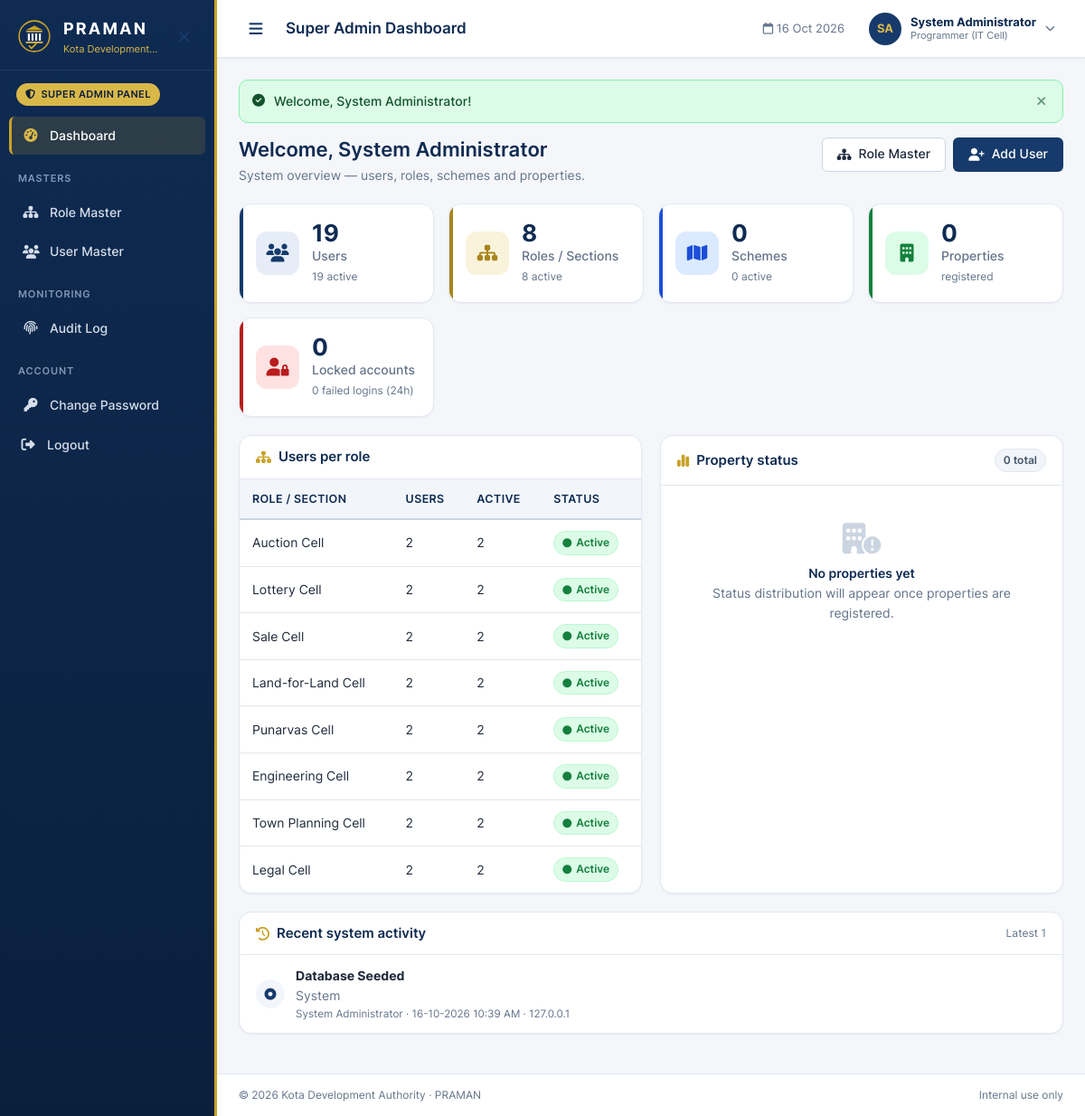
The page /admin/dashboard (signed in) on the database its author committed.
### tables this page shows
CREATE TABLE users (
  user_id              INT UNSIGNED NOT NULL AUTO_INCREMENT,
  username             VARCHAR(50)  NOT NULL,
  emp_code             VARCHAR(30)  NOT NULL,
  name                 VARCHAR(120) NOT NULL,
  designation          VARCHAR(100) NOT NULL,
  mobile               CHAR(10)     NOT NULL,
  email                VARCHAR(150) NOT NULL,
  password_hash        VARCHAR(255) NOT NULL,
  panel                ENUM('SUPER_ADMIN','DATA_ENTRY','OIC','ROLE_USER') NOT NULL,
  role_id              INT UNSIGNED NULL,
  must_change_password TINYINT(1)   NOT NULL DEFAULT 1,
  password_changed_at  DATETIME     NULL,
  failed_attempts      SMALLINT UNSIGNED NOT NULL DEFAULT 0,
  locked_until         DATETIME     NULL,
  last_login_at        DATETIME     NULL,
  last_login_ip        VARCHAR(45)  NULL,
  is_active            TINYINT(1)   NOT NULL DEFAULT 1,
  created_by           INT UNSIGNED NULL,
  created_at           DATETIME     NOT NULL DEFAULT CURRENT_TIMESTAMP,
  updated_by           INT UNSIGNED NULL,
  updated_at           DATETIME     NULL ON UPDATE CURRENT_TIMESTAMP,
  PRIMARY KEY (user_id),
  UNIQUE KEY uq_users_username (username),
  UNIQUE KEY uq_users_emp_code (emp_code),
  UNIQUE KEY uq_users_email (email),
  KEY idx_users_panel (panel, is_active),
  KEY idx_users_role (role_id, is_active),
  CONSTRAINT fk_users_role FOREIGN KEY (role_id) REFERENCES roles (role_id),
  CONSTRAINT chk_users_mobile CHECK (mobile REGEXP '^[6-9][0-9]{9}$'),
  CONSTRAINT chk_users_role_panel CHECK (
     (panel = 'ROLE_USER' AND role_id IS NOT NULL) OR (panel <> 'ROLE_USER' AND role_id IS NULL))
);

CREATE TABLE audit_logs (
  log_id                   BIGINT UNSIGNED NOT NULL AUTO_INCREMENT,
  entity_type              VARCHAR(40)  NOT NULL,
  entity_id                INT UNSIGNED NULL,
  property_id              INT UNSIGNED NULL,
  action                   VARCHAR(50)  NOT NULL,
  old_value                LONGTEXT     NULL,
  new_value                LONGTEXT     NULL,
  performed_by             INT UNSIGNED NULL,
  performed_by_name        VARCHAR(120) NULL,
  performed_by_designation VARCHAR(100) NULL,
  performed_at             DATETIME     NOT NULL DEFAULT CURRENT_TIMESTAMP,
  ip_address               VARCHAR(45)  NULL,
  user_agent               VARCHAR(255) NULL,
  PRIMARY KEY (log_id),
  KEY idx_audit_entity (entity_type, entity_id),
  KEY idx_audit_property (property_id),
  KEY idx_audit_user (performed_by),
  KEY idx_audit_time (performed_at),
  CONSTRAINT chk_audit_old_json CHECK (old_value IS NULL OR JSON_VALID(old_value)),
  CONSTRAINT chk_audit_new_json CHECK (new_value IS NULL OR JSON_VALID(new_value))
);

### app/Views/partials/activity.php (the view)
<?php
$icons = [
    'LOGIN' => 'fa-right-to-bracket', 'LOGOUT' => 'fa-right-from-bracket', 'PASSWORD_CHANGED' => 'fa-key',
    'ACCOUNT_LOCKED' => 'fa-user-lock', 'ACCESS_DENIED' => 'fa-hand', 'CREATED' => 'fa-plus',
    'UPDATED' => 'fa-pen', 'DEACTIVATED' => 'fa-toggle-off', 'ACTIVATED' => 'fa-toggle-on',
];
?>
<div class="card">
    <div class="card-header">
        <h3 class="card-title"><i class="fa-solid fa-clock-rotate-left" aria-hidden="true"></i> <?= e($title ?? 'Recent activity') ?></h3>
        <span class="text-muted small">Latest <?= count($activity) ?></span>
    </div>
    <div class="card-body p-0">
        <?php if ($activity === []): ?>
            <div class="empty-state compact">
                <i class="fa-solid fa-inbox empty-icon" aria-hidden="true"></i>
                <p class="empty-title">No activity yet</p>
            </div>
        <?php else: ?>
            <ul class="activity-list">
                <?php foreach ($activity as $a): ?>
                    <li>
                        <span class="activity-icon"><i class="fa-solid <?= e($icons[$a['action']] ?? 'fa-circle-dot') ?>" aria-hidden="true"></i></span>
                        <div class="activity-body">
                            <strong><?= e(label($a['action'])) ?></strong>
                            <span class="text-muted"><?= e(label($a['entity_type'])) ?><?= $a['entity_id'] !== null ? ' #' . e($a['entity_id']) : '' ?></span>
                            <small class="text-muted"><?= e($a['performed_by_name'] ?? 'System') ?> &middot; <?= e(fmt_datetime($a['performed_at'])) ?> &middot; <?= e($a['ip_address']) ?></small>
                        </div>
                    </li>
                <?php endforeach; ?>
            </ul>
        <?php endif; ?>
    </div>
</div>

### app/Core/Router.php (shortened to what the rows shown need)
<?php
final class Router
{
    private array $routes = [];
    private array $groupMiddleware = [];
    private string $groupPrefix = '';
    public function group(string $prefix, array $middleware, callable $routes): void
    {
        $prevPrefix = $this->groupPrefix;
        $prevMw = $this->groupMiddleware;
        $this->groupPrefix = $prevPrefix . $prefix;
        $this->groupMiddleware = array_merge($prevMw, $middleware);
        $this->groupPrefix = $prevPrefix;
        $this->groupMiddleware = $prevMw;
    }
    private function add(string $method, string $path, array $handler, array $middleware): void
    {
        $full = '/' . trim($this->groupPrefix . $path, '/');
        $regex = '#^' . preg_replace('#\{([a-z_]+)\}#', '(?P<$1>[^/]+)', $full) . '$#';
        $this->routes[] = [
            'method'     => $method,
            'pattern'    => $full,
            'regex'      => $regex,
            'handler'    => $handler,
            'middleware' => array_merge($this->groupMiddleware, $middleware),
        ];
    }
    public function dispatch(Request $request): void
    {
        $path = $request->path();
        foreach ($this->routes as $route) {
            if (preg_match($route['regex'], $path, $m) !== 1) {
                continue;
            }
            $request->setRouteParams(array_filter($m, 'is_string', ARRAY_FILTER_USE_KEY));
            $middleware = $route['middleware'];
            foreach ($middleware as $alias) {
                $this->resolveMiddleware($alias)->handle($request);
            }
            [$class, $method] = $route['handler'];
            $controller = new $class();
            $controller->$method();
            return;
        }
        throw new HttpException(404, 'The page you are looking for does not exist.');
    }
    private function resolveMiddleware(string $alias): MiddlewareInterface
    {
        [$name, $arg] = array_pad(explode(':', $alias, 2), 2, '');
        return match ($name) {
            'guest' => new GuestMiddleware(),
            'auth'  => new AuthMiddleware(),
            'pwd'   => new PasswordChangeMiddleware(),
            'panel' => new PanelMiddleware(array_filter(explode(',', $arg))),
            'csrf'  => new CsrfMiddleware(),
            default => throw new \LogicException("Unknown middleware: {$alias}"),
        };
    }
}

### app/Views/admin/dashboard.php
<?php
$user = auth_user();
?>
<div class="page-header">
    <div>
        <h2 class="page-title">Welcome, <?= e($user['name']) ?></h2>
        <p class="page-subtitle">System overview — users, roles, schemes and properties.</p>
    </div>
    <div class="page-actions">
        <a href="<?= e(url('/admin/roles')) ?>" class="btn btn-light"><i class="fa-solid fa-sitemap" aria-hidden="true"></i> <span>Role Master</span></a>
        <a href="<?= e(url('/admin/users/create')) ?>" class="btn btn-primary"><i class="fa-solid fa-user-plus" aria-hidden="true"></i> <span>Add User</span></a>
    </div>
</div>
<div class="stat-grid">
    <div class="stat-card stat-navy">
        <span class="stat-icon"><i class="fa-solid fa-users" aria-hidden="true"></i></span>
        <div><p class="stat-value"><?= fmt_num($counts['users_total'] ?? 0) ?></p><p class="stat-label">Users</p>
            <small class="stat-sub"><?= fmt_num($counts['users_active'] ?? 0) ?> active</small></div>
    </div>
    <div class="stat-card stat-gold">
        <span class="stat-icon"><i class="fa-solid fa-sitemap" aria-hidden="true"></i></span>
        <div><p class="stat-value"><?= fmt_num($counts['roles_total'] ?? 0) ?></p><p class="stat-label">Roles / Sections</p>
            <small class="stat-sub"><?= fmt_num($counts['roles_active'] ?? 0) ?> active</small></div>
    </div>
    <div class="stat-card stat-blue">
        <span class="stat-icon"><i class="fa-solid fa-map" aria-hidden="true"></i></span>
        <div><p class="stat-value"><?= fmt_num($counts['schemes_total'] ?? 0) ?></p><p class="stat-label">Schemes</p>
            <small class="stat-sub"><?= fmt_num($counts['schemes_active'] ?? 0) ?> active</small></div>
    </div>
    <div class="stat-card stat-green">
        <span class="stat-icon"><i class="fa-solid fa-building" aria-hidden="true"></i></span>
        <div><p class="stat-value"><?= fmt_num($counts['properties_total'] ?? 0) ?></p><p class="stat-label">Properties</p>
            <small class="stat-sub">registered</small></div>
    </div>
    <div class="stat-card stat-red">
        <span class="stat-icon"><i class="fa-solid fa-user-lock" aria-hidden="true"></i></span>
        <div><p class="stat-value"><?= fmt_num($counts['users_locked'] ?? 0) ?></p><p class="stat-label">Locked accounts</p>
            <small class="stat-sub"><?= fmt_num($counts['failed_logins_24h'] ?? 0) ?> failed logins (24h)</small></div>
    </div>
</div>
<div class="grid-2">
    <div class="card">
        <div class="card-header">
            <h3 class="card-title"><i class="fa-solid fa-sitemap" aria-hidden="true"></i> Users per role</h3>
        </div>
        <div class="card-body p-0">
            <div class="table-wrap">
                <table class="table table-stack">
                    <thead><tr><th>Role / Section</th><th class="text-right">Users</th><th class="text-right">Active</th><th>Status</th></tr></thead>
                    <tbody>
                    <?php if ($byRole === []): ?>
                        <?= partial('partials/empty_state', ['colspan' => 4, 'message' => 'No roles configured']) ?>
                    <?php else: foreach ($byRole as $r): ?>
                        <tr>
                            <td data-label="Role"><?= e($r['role_name']) ?></td>
                            <td data-label="Users" class="text-right"><?= fmt_num($r['users_count']) ?></td>
                            <td data-label="Active" class="text-right"><?= fmt_num($r['active_count']) ?></td>
                            <td data-label="Status"><?= active_badge($r['is_active']) ?></td>
                        </tr>
                    <?php endforeach; endif; ?>
                    </tbody>
                </table>
            </div>
        </div>
    </div>
    <?= partial('partials/status_overview', ['statusCount' => $statusCount]) ?>
</div>
<?= partial('partials/activity', ['activity' => $activity, 'title' => 'Recent system activity']) ?>

### app/Views/partials/sidebar.php (shortened to what the rows shown need)
<?php
$menus = [
    'SUPER_ADMIN' => [
        ['Dashboard', 'fa-gauge-high', '/admin/dashboard'],
        ['section' => 'Masters'],
        ['Role Master', 'fa-sitemap', '/admin/roles'],
        ['User Master', 'fa-users', '/admin/users'],
        ['section' => 'Monitoring'],
        ['Audit Log', 'fa-fingerprint', '/admin/audit-logs'],
    ],
    'DATA_ENTRY' => [
        ['Dashboard', 'fa-gauge-high', '/data-entry/dashboard'],
        ['section' => 'Masters'],
        ['Scheme Master', 'fa-map', '/data-entry/schemes'],
        ['section' => 'Property'],
        ['Property Register', 'fa-building', '/data-entry/properties'],
        ['Add Property', 'fa-circle-plus', '/data-entry/properties/create'],
    ],
    'OIC' => [
        ['Dashboard', 'fa-gauge-high', '/oic/dashboard'],
        ['section' => 'Verification'],
        ['Properties', 'fa-list-check', '/oic/properties'],
    ],
    'ROLE_USER' => [
        ['Dashboard', 'fa-gauge-high', '/role/dashboard'],
        ['section' => 'Verification'],
        ['My Tasks', 'fa-clipboard-list', '/role/tasks'],
    ],
];
$panel = (string) ($user['panel'] ?? '');
$items = $menus[$panel] ?? [];
$current = \App\Core\Request::current()->path();
$activePath = '';
foreach ($items as $item) {
    if (isset($item[2]) && ($current === $item[2] || str_starts_with($current, $item[2] . '/')) && strlen($item[2]) > strlen($activePath)) {
        $activePath = $item[2];
    }
}
?>
<aside class="sidebar" id="sidebar" aria-label="Main navigation">
    <div class="sidebar-brand">
        <img src="<?= e(asset('img/kda-logo.svg')) ?>" alt="" class="brand-logo" width="40" height="40">
        <div class="brand-text">
            <strong><?= e(Config::get('app.name')) ?></strong>
            <small><?= e(Config::get('app.org')) ?></small>
        </div>
        <button type="button" class="sidebar-close btn-icon" data-sidebar-close aria-label="Close menu">
            <i class="fa-solid fa-xmark" aria-hidden="true"></i>
        </button>
    </div>
    <div class="sidebar-panel">
        <span class="panel-chip"><i class="fa-solid fa-shield-halved" aria-hidden="true"></i> <?= e(Auth::PANELS[$panel] ?? '') ?> Panel</span>
    </div>
    <nav class="sidebar-nav">
        <?php foreach ($items as $item): ?>
            <?php if (isset($item['section'])): ?>
                <div class="nav-section"><?= e($item['section']) ?></div>
            <?php else: [$label, $icon, $path] = $item; ?>
                <a class="nav-link<?= $path === $activePath ? ' active' : '' ?>" href="<?= e(url($path)) ?>"<?= $path === $activePath ? ' aria-current="page"' : '' ?>>
                    <i class="fa-solid <?= e($icon) ?> nav-icon" aria-hidden="true"></i>
                    <span><?= e($label) ?></span>
                </a>
            <?php endif; ?>
        <?php endforeach; ?>
        <div class="nav-section">Account</div>
        <a class="nav-link<?= nav_active('/change-password') ?>" href="<?= e(url('/change-password')) ?>">
            <i class="fa-solid fa-key nav-icon" aria-hidden="true"></i>
            <span>Change Password</span>
        </a>
        <form method="post" action="<?= e(url('/logout')) ?>" class="nav-form">
            <button type="submit" class="nav-link nav-button">
                <i class="fa-solid fa-right-from-bracket nav-icon" aria-hidden="true"></i>
                <span>Logout</span>
            </button>
        </form>
    </nav>
</aside>

### app/Views/partials/topbar.php (shortened to what the rows shown need)
<?php
$initials = '';
foreach (array_slice(preg_split('/\s+/', trim((string) ($user['name'] ?? ''))) ?: [], 0, 2) as $part) {
    $initials .= mb_strtoupper(mb_substr($part, 0, 1));
}
?>
<header class="topbar">
    <button type="button" class="btn-icon sidebar-toggle" data-sidebar-toggle aria-label="Open menu" aria-controls="sidebar" aria-expanded="false">
        <i class="fa-solid fa-bars" aria-hidden="true"></i>
    </button>
    <h1 class="topbar-title"><?= e($pageTitle) ?></h1>
    <div class="topbar-right">
        <span class="topbar-date"><i class="fa-regular fa-calendar" aria-hidden="true"></i> <?= e(date('d M Y')) ?></span>
        <div class="user-menu" data-dropdown>
            <button type="button" class="user-trigger" data-dropdown-toggle aria-haspopup="true" aria-expanded="false">
                <span class="avatar" aria-hidden="true"><?= e($initials) ?></span>
                <span class="user-meta">
                    <strong><?= e($user['name'] ?? '') ?></strong>
                    <small><?= e($user['designation'] ?? '') ?></small>
                </span>
                <i class="fa-solid fa-chevron-down user-caret" aria-hidden="true"></i>
            </button>
        </div>
    </div>
</header>

### rows shown on the page
users: panel "SUPER ADMIN", name "System Administrator", designation "Programmer (IT Cell)"
audit_logs: action "Database Seeded", entity_type "System", performed_by_name "System Administrator", performed_at "16-10-2026 10:39 AM", ip_address "127.0.0.1"

### other values the page prints
$label "Dashboard"
$item['section'] "MASTERS"
$label "Role Master"
$label "User Master"
$item['section'] "MONITORING"
$label "Audit Log"
$initials "SA"
$msg "Welcome, System Administrator!"
fmt_num($counts['users_total'] ?? 0) "19"
fmt_num($counts['users_active'] ?? 0) "19"
fmt_num($counts['roles_total'] ?? 0) "8"
fmt_num($counts['roles_active'] ?? 0) "8"
fmt_num($counts['schemes_total'] ?? 0) "0"
fmt_num($counts['schemes_active'] ?? 0) "0"
fmt_num($counts['properties_total'] ?? 0) "0"
